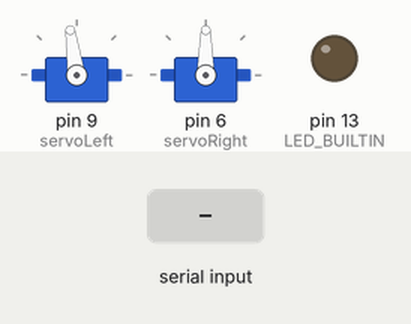
A sketch run on a simulated Arduino Uno, built with avr-gcc and run on an emulated ATmega328P. Shown: 2 × servo, output pins drawn as LEDs (lit = HIGH). The inputs (shaded band) are chosen by the test bench. What the sketch prints to the serial monitor is not drawn.

Above: at 1.2 s.
1.3 s: "1" received over Serial
At 2.5 s:
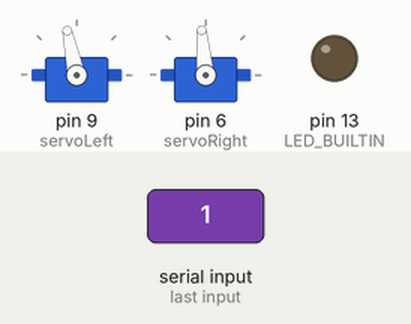
2.8 s: "0" received over Serial
At 3.8 s:
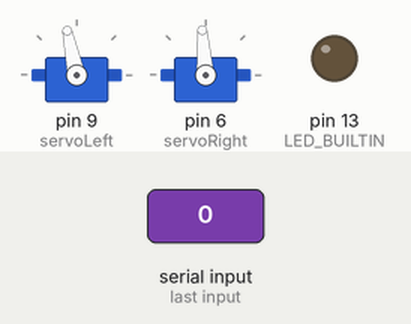
Timing chart, 0 to 5.8 s (numbered marks = the images above; inputs shaded):
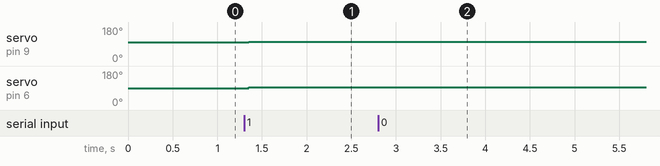

The sketch:

sumobot_sketch.ino
```cpp
#include <Servo.h>

Servo servoLeft;
Servo servoRight;

bool computer = true;
bool onlysensors = false;

float ErrorIn = 0.00; // Error from sensors
float ErrorOut = 0.00;
float sensorLeft = 0;
float sensorRight = 0;
int motorStopL = 1500; // Motor stop uS
int motorStopR = 1520; // Motor stop uS
int motorSpeed = 50; // Constant fwd speed
int errorMulti = 100; // Error multiplier
int speedLeft = motorStopL + motorSpeed; // Left constant speed
int speedRight = motorStopR - motorSpeed; // Right constant speed
String received;

char Buffer[32];
int myTimeout = 50;
void setup() {
	pinMode(LED_BUILTIN, OUTPUT);
	Serial.begin(115200); // opens serial port, sets data rate to 115200 bps
	Serial.setTimeout(myTimeout);
	//Serial.print("Arduino is ready \n");
	servoLeft.attach(9);
	servoRight.attach(6);

	servoLeft.writeMicroseconds(speedLeft);
	servoRight.writeMicroseconds(speedRight);
	}

void lineSensors() {
	pinMode(A1, OUTPUT); // Set sensor pins as output
	pinMode(A5, OUTPUT);
	digitalWrite(A1, HIGH); // Set sensor pins high
	digitalWrite(A5, HIGH);
	delay(1); // Charge capacitor
	pinMode(A1, INPUT); // Set sensor pins as input
	pinMode(A5, INPUT);
	delay(1); // Discharge capacitor
}


int prevError = 0;

void loop() {
	//delay(100);
	//lineSensors();
	//sensorLeft = digitalRead(A1); // Read sensor values (1,black 0,white)
	//sensorRight = digitalRead(A5);

   // int8_t deltaError = sensorLeft - sensorRight;
  int8_t deltaError = 0;
	Serial.write((uint8_t *)&deltaError, sizeof(deltaError));

	while(Serial.available() > 0) {
		//received = Serial.readString();
			int16_t error = 0;
			/////// Receive and set motor speed
			Serial.readBytes((uint8_t *)&error, sizeof(int16_t));

		/*	if (error == 50) {
				digitalWrite(LED_BUILTIN, HIGH);
				delay(100);
				digitalWrite(LED_BUILTIN, LOW);
			}*/

			if (prevError != error) {
				servoLeft.writeMicroseconds(speedLeft + error);
				servoRight.writeMicroseconds(speedRight + error);
				prevError = error;
			}
	}
}
```

Measured:
- after the input at 1.3 s, servo on pin 9 (servoLeft): 98° → 102° after 0.05 s; servo on pin 6 (servoRight): 90° → 95° after 0.05 s
- after the input at 2.8 s, servo on pin 6 (servoRight): 95° → 94° after 0.05 s
